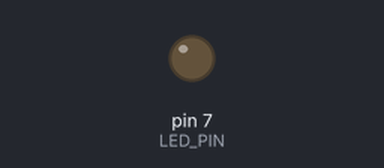
This sketch was run on a simulated Arduino Uno, built with avr-gcc and run on an emulated ATmega328P. Parts: output pins drawn as LEDs (lit = HIGH). Dashed ring = blinking. At 2.0 s the program stops and its outputs stay as they are.

Above: at 0.5 s.
At 1.75 s:
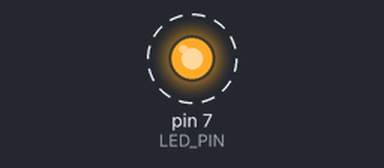
Timing chart, 0 to 3.0 s (numbered marks = the images above):
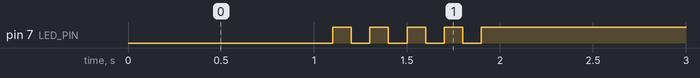

The sketch:

05_practice_2.ino
```cpp
#define LED_PIN 7

void setup() {
  pinMode(LED_PIN, OUTPUT);
}

void loop() {
  // 1. 처음 1초 동안 켜짐
  digitalWrite(LED_PIN, LOW);   // LOW가 켜짐
  delay(1000);

  // 2. 다음 1초 동안 5번 깜빡임
  for (int i = 0; i < 5; i++) {
    digitalWrite(LED_PIN, LOW);
    delay(100);
    digitalWrite(LED_PIN, HIGH); // HIGH가 꺼짐
    delay(100);
  }

  // 3. 꺼짐 + 정지
  digitalWrite(LED_PIN, HIGH);  // HIGH로 끄기
  while (1) {}
}
```

Measured:
- by itself, pin 7 (LED_PIN): alternates HIGH for 0.10 s and LOW for 0.10 s, 9 changes in all, then stays HIGH
